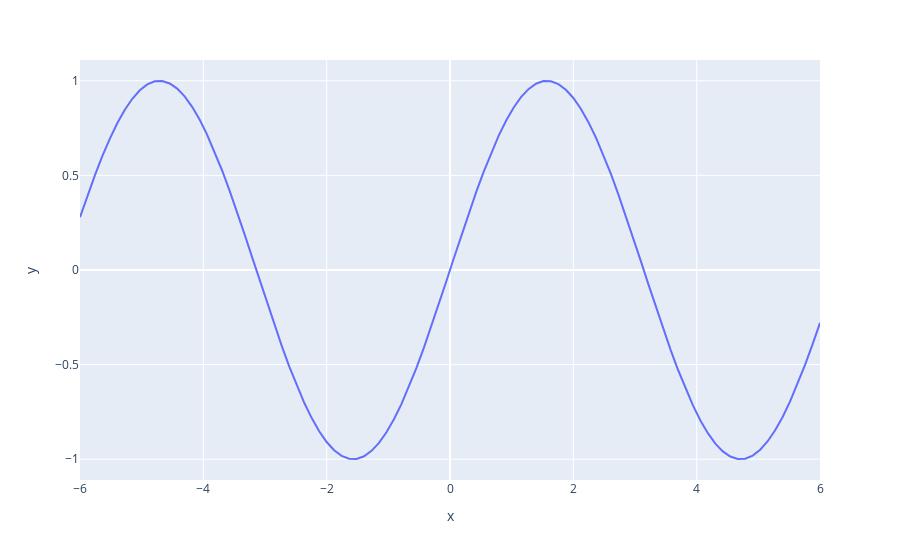

Notebook code for this chart:
### Markdown cell above
# Aufgabe 2)

### Code cell
import plotly.express as px

y = np.sin(x)
px.line(x=x, y=y).show()
